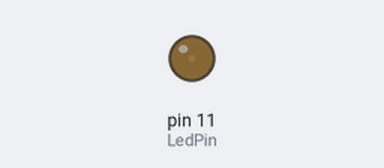
A sketch run on a simulated Arduino Uno, built with avr-gcc and run on an emulated ATmega328P. On the bench: output pins drawn as LEDs (lit = HIGH).

Above: at 0.05 s.
At 0.5 s:
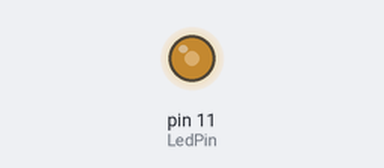
At 0.95 s:
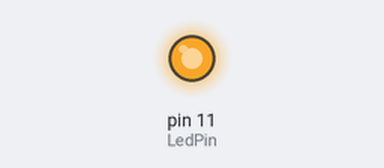
At 1.75 s:
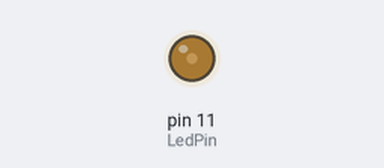
Timing chart, 0 to 4.7 s (numbered marks = the images above):
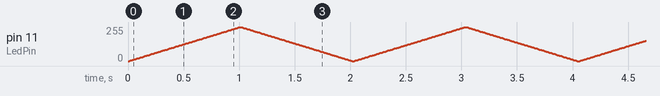

The sketch:

PWM_Project.ino
```cpp
// This project is designed to implement a PWM signal simulating the LED that goes brighter then dimmer using the ArduinoUNO board and a LED.

const int MAX_DC = 255;
const int LedPin = 11;

void setup()
{
  pinMode(LedPin, OUTPUT);
  digitalWrite (LedPin, LOW); // This is a best practice to avoid getting in weird behavior, we initialize the default state of the LED.
}

void loop()
{
  //float dc = 0.2; // Supposedly that it writes a 20% duty cycle to LedPin
  float dc = 0;
  for(dc = 0; dc < 1; dc+=0.01)
  {
    analogWrite(LedPin, MAX_DC*dc);
    delay(10);
  }
  for(dc = 1; dc > 0; dc-=0.01)
  {
    analogWrite(LedPin, MAX_DC*dc);
    delay(10);
  }
}
```
